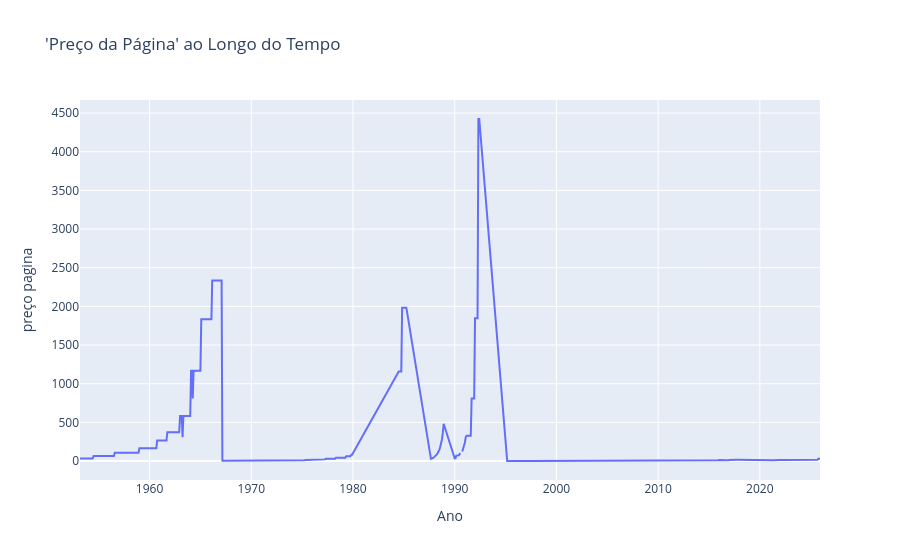

Write notebook code for a chart like this one.
### Code cell
import plotly.express as px

fig = px.line(
    data,
    x="data",
    y="preço_pagina",
    title="'Preço da Página' ao Longo do Tempo"
)

fig.update_layout(
    xaxis_title="Ano",
    yaxis_title="preço pagina"
)

fig.show()

### Figure 1 — Plotly figure (JSON) as saved in the notebook; plotly's stock layout.template omitted (floating-point values rounded to 4 significant figures; data arrays with more than 128 entries replaced by an {"elided": "..."} marker saying what was removed)
{"data": [{"hovertemplate": "data=%{x}<br>preço_pagina=%{y}<extra></extra>", "legendgroup": "", "line": {"color": "#636efa", "dash": "solid"}, "marker": {"symbol": "circle"}, "mode": "lines", "name": "", "orientation": "v", "showlegend": false, "type": "scatter", "x": {"elided": "754 str values"}, "xaxis": "x", "y": {"elided": "754 float values"}, "yaxis": "y"}], "layout": {"legend": {"tracegroupgap": 0}, "title": {"text": "'Preço da Página' ao Longo do Tempo"}, "xaxis": {"anchor": "y", "domain": [0, 1], "title": {"text": "Ano"}}, "yaxis": {"anchor": "x", "domain": [0, 1], "title": {"text": "preço pagina"}}}}
